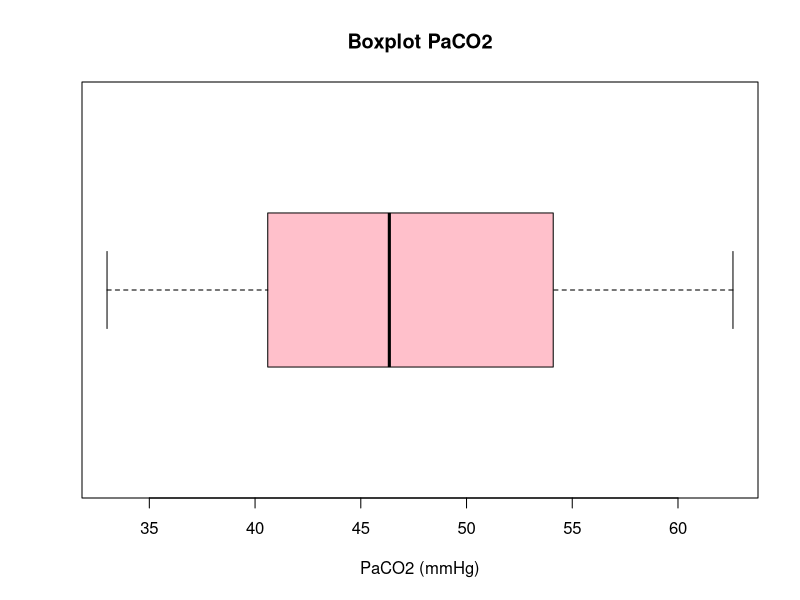

Here is the R script that generated this plot:
datos <- c(
  40.0,47.0,34.0,42.0,54.0,48.0,53.6,56.9,58.0,45.0,
  54.5,54.0,43.0,44.3,53.9,41.8,33.0,43.1,52.4,37.9,
  34.5,40.1,33.0,59.9,62.6,54.1,45.7,40.6,56.6,59.0
)

cat("(a) Media:", round(mean(datos),2),"\n")

cat("(b) Mediana:", median(datos),"\n")

moda <- as.numeric(names(sort(table(datos), decreasing=TRUE)[1]))
cat("(c) Moda:", moda,"\n")

cat("(d) Rango:", max(datos)-min(datos),"\n")

cat("(e) Varianza:", round(var(datos),2),"\n")

cat("(f) Desviación estándar:", round(sd(datos),2),"\n")

cat("(g) Coeficiente de variación:",
    round((sd(datos)/mean(datos))*100,2),"%\n")

cat("(h) Rango intercuartílico:", IQR(datos),"\n")

# boxplot
boxplot(datos,
        horizontal=TRUE,
        col="pink",
        main="Boxplot PaCO2",
        xlab="PaCO2 (mmHg)")

cat("\nMedida de tendencia central recomendada: la MEDIA.\n")
cat("Razón: los datos están relativamente distribuidos alrededor del centro sin valores extremadamente alejados que distorsionen mucho la media.\n")
